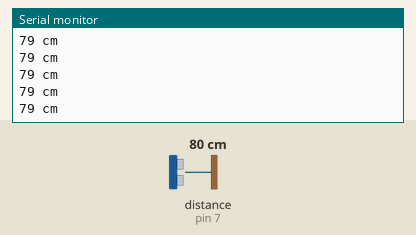
This sketch was run on a simulated Arduino Uno, built with avr-gcc and run on an emulated ATmega328P. Shown: the last lines printed to the serial monitor. Wiring (inferred from the names in the program): ultrasonic range finder: trigger pin 6; echo pin 7. The test bench sets the inputs (shaded band); at power-on: distance to the obstacle (sensor on pin 7) 80 cm. The echo pulse lasts 58.3 µs per cm.

Above: at 1.2 s.
1.3 s: distance to the obstacle (sensor on pin 7) set to 2 cm
At 1.34 s:
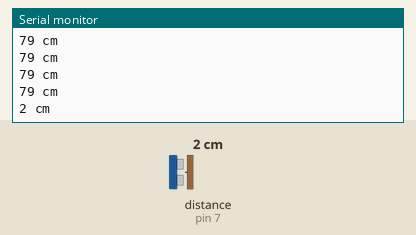
2.8 s: distance to the obstacle (sensor on pin 7) set to 299 cm
At 2.87 s:
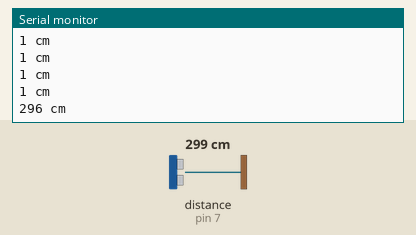
Timing chart, 0 to 5.8 s (numbered marks = the images above; inputs shaded):
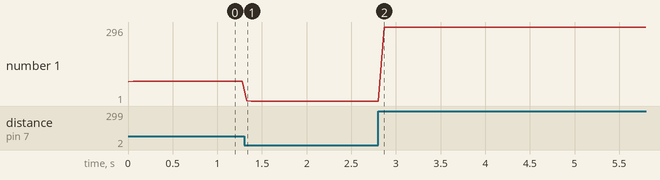

Measured:
- after the input at 1.3 s, the serial monitor: prints a new line at once (image 1)
- after the input at 2.8 s, the serial monitor: prints a new line after 0.07 s (image 2)
- plotted number 1: 79 → 1 after the input at 1.3 s, 1 → 296 after the input at 2.8 s

The sketch:

UltrasonicSensor.ino
```cpp
int trigpin=6;
int echopin=7;
long duration;
int distance;

void setup() {
  // put your setup code here, to run once:
  pinMode(trigpin, OUTPUT);
  pinMode(echopin, INPUT);

  Serial.begin(9600);
}

void loop() {
  // put your main code here, to run repeatedly:
  digitalWrite(trigpin, LOW);
  delayMicroseconds(5);
  digitalWrite(trigpin, HIGH);
  delayMicroseconds(10);
  digitalWrite(trigpin, LOW);
  duration = pulseIn(echopin, HIGH);
  distance = duration * .034 / 2;
  Serial.print(distance);
  Serial.println(" cm");
  delay(50);
}
```
